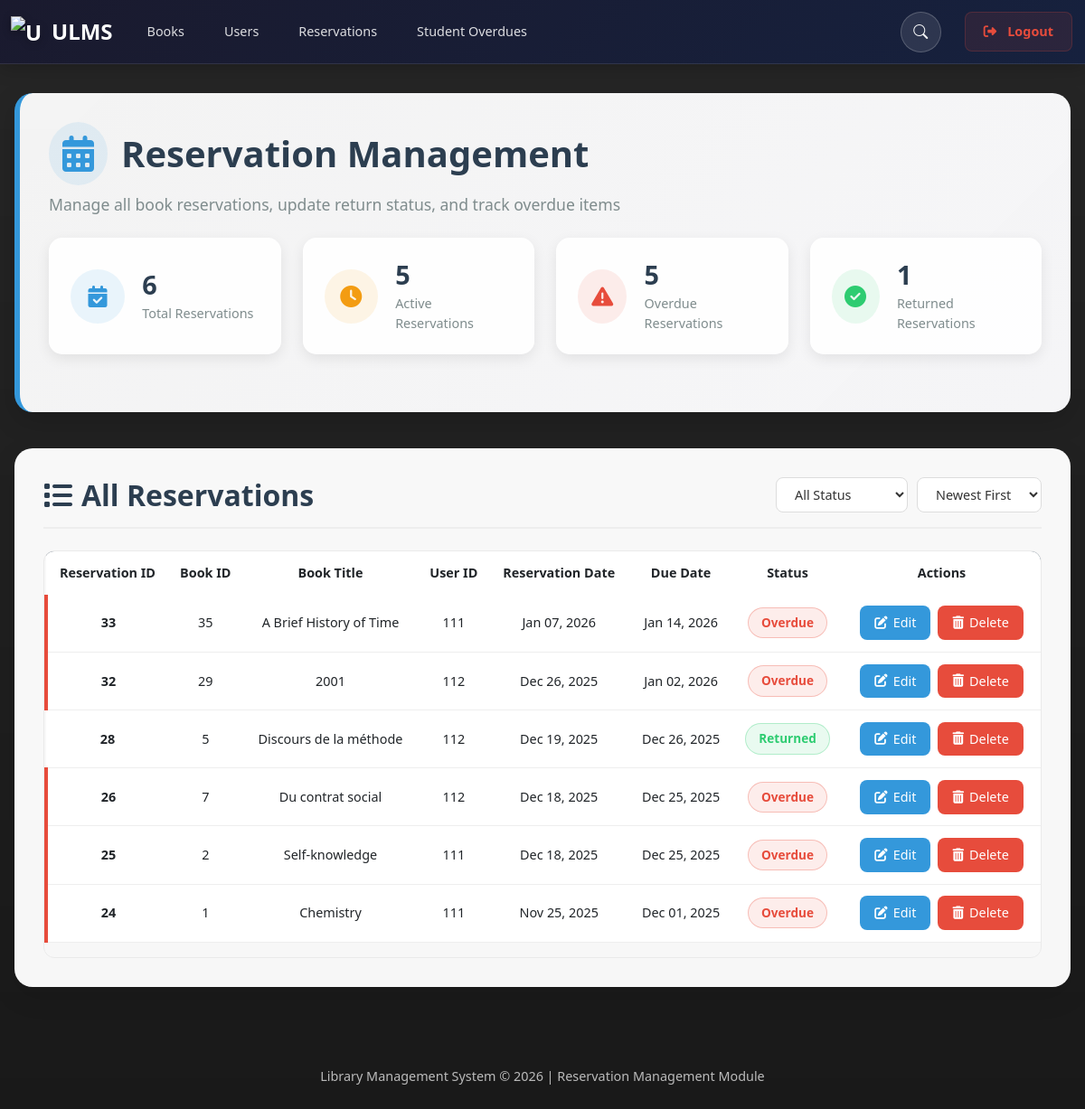
/pages/reservations_admin.php (signed in), run on the app's committed database.
### tables this page shows
CREATE TABLE `reservations` (
  `reservation_id` int(11) NOT NULL,
  `book_id` int(11) NOT NULL,
  `user_id` int(11) NOT NULL,
  `reservation_date` date NOT NULL,
  `due_date` date NOT NULL,
  `returned` enum('Yes','No') DEFAULT 'No'
);

CREATE TABLE `books` (
  `book_id` int(11) NOT NULL,
  `title` varchar(200) NOT NULL,
  `author` varchar(200) NOT NULL,
  `genre` varchar(100) DEFAULT NULL,
  `isbn` varchar(20) DEFAULT NULL,
  `thumbnail` varchar(255) DEFAULT NULL,
  `source` enum('api','manual') NOT NULL,
  `reserved` enum('Yes','No') DEFAULT 'No',
  `reserved_by` int(11) DEFAULT NULL
);

### pages/reservations_admin.php (the view, shortened to what this page needs)
<?php
include '../includes/db_connection.php';
$total_reservations_query = "SELECT COUNT(*) as total FROM reservations";
$active_reservations_query = "SELECT COUNT(*) as active FROM reservations WHERE returned = 'No'";
$overdue_reservations_query = "SELECT COUNT(*) as overdue FROM reservations WHERE returned = 'No' AND due_date < CURDATE()";
$returned_reservations_query = "SELECT COUNT(*) as returned FROM reservations WHERE returned = 'Yes'";
$total_reservations = mysqli_fetch_assoc(mysqli_query($conn, $total_reservations_query))['total'] ?? 0;
$active_reservations = mysqli_fetch_assoc(mysqli_query($conn, $active_reservations_query))['active'] ?? 0;
$overdue_reservations = mysqli_fetch_assoc(mysqli_query($conn, $overdue_reservations_query))['overdue'] ?? 0;
$returned_reservations = mysqli_fetch_assoc(mysqli_query($conn, $returned_reservations_query))['returned'] ?? 0;
?>
<!DOCTYPE html>
<html lang="en">
<head>
    <link href="https://cdn.jsdelivr.net/npm/bootstrap@5.3.2/dist/css/bootstrap.min.css" rel="stylesheet">
    <link rel="stylesheet" href="https://cdnjs.cloudflare.com/ajax/libs/font-awesome/6.4.2/css/all.min.css">
</head>
<body>
<?php include '_navbar.php'; ?>
<div class="reservations-container">
    <div class="header-section">
        <h1><i class="fas fa-calendar-alt"></i> Reservation Management</h1>
        <p class="subtitle">Manage all book reservations, update return status, and track overdue items</p>
        <div class="stats-cards">
            <div class="stat-card" onclick="filterReservations('all')">
                <div class="stat-icon total">
                    <i class="fas fa-calendar-check"></i>
                </div>
                <div class="stat-info">
                    <h3 id="total-reservations"><?php echo $total_reservations; ?></h3>
                    <p>Total Reservations</p>
                </div>
            </div>
            <div class="stat-card" onclick="filterReservations('active')">
                <div class="stat-icon active">
                    <i class="fas fa-clock"></i>
                </div>
                <div class="stat-info">
                    <h3 id="active-reservations"><?php echo $active_reservations; ?></h3>
                    <p>Active Reservations</p>
                </div>
            </div>
            <div class="stat-card" onclick="filterReservations('overdue')">
                <div class="stat-icon overdue">
                    <i class="fas fa-exclamation-triangle"></i>
                </div>
                <div class="stat-info">
                    <h3 id="overdue-reservations"><?php echo $overdue_reservations; ?></h3>
                    <p>Overdue Reservations</p>
                </div>
            </div>
            <div class="stat-card" onclick="filterReservations('returned')">
                <div class="stat-icon returned">
                    <i class="fas fa-check-circle"></i>
                </div>
                <div class="stat-info">
                    <h3 id="returned-reservations"><?php echo $returned_reservations; ?></h3>
                    <p>Returned Reservations</p>
                </div>
            </div>
        </div>
    </div>
    <div class="reservations-table-container">
        <div class="table-header">
            <h2><i class="fas fa-list"></i> All Reservations</h2>
            <div class="filter-section">
                <select id="statusFilter" class="filter-select">
                    <option value="all">All Status</option>
                </select>
                <select id="sortFilter" class="filter-select">
                    <option value="newest">Newest First</option>
                </select>
            </div>
        </div>
        <?php
        $query = "SELECT r.reservation_id, r.book_id, b.title AS book_title, r.user_id,
                         r.reservation_date, r.due_date, r.returned
                  FROM reservations r
                  JOIN books b ON r.book_id = b.book_id
                  ORDER BY r.reservation_id DESC";
        $result = mysqli_query($conn, $query);
        if (mysqli_num_rows($result) > 0) {
            echo '
            <div class="table-responsive">
                <table class="table table-hover" id="reservationsTable">
                    <thead>
                        <tr>
                            <th>Reservation ID</th>
                            <th>Book ID</th>
                            <th>Book Title</th>
                            <th>User ID</th>
                            <th>Reservation Date</th>
                            <th>Due Date</th>
                            <th>Status</th>
                            <th>Actions</th>
                        </tr>
                    </thead>
                    <tbody>';
            while ($row = mysqli_fetch_assoc($result)) {
                $reservation_id = $row['reservation_id'];
                $isOverdue = strtotime($row['due_date']) < time() && $row['returned'] === 'No';
                $status = $row['returned'];
                $statusDisplay = '';
                if ($isOverdue) {
                    $statusDisplay = '<span class="status-badge status-overdue">Overdue</span>';
                } elseif ($status === 'Yes') {
                    $statusDisplay = '<span class="status-badge status-returned">Returned</span>';
                } else {
                    $statusDisplay = '<span class="status-badge status-not-returned">Not Returned</span>';
                }
                $rowClass = $isOverdue ? 'overdue-row' : '';
                echo '<tr class="' . $rowClass . '"
                         data-status="' . ($isOverdue ? 'overdue' : $status) . '"
                         data-due-date="' . $row['due_date'] . '"
                         data-reservation-date="' . $row['reservation_date'] . '">
                    <form method="POST" action="">
                        <td><strong>' . $reservation_id . '</strong></td>
                        <td>' . $row['book_id'] . '</td>
                        <td class="book-title" title="' . htmlspecialchars($row['book_title']) . '">' . htmlspecialchars($row['book_title']) . '</td>
                        <td>' . $row['user_id'] . '</td>
                        <td>' . date('M d, Y', strtotime($row['reservation_date'])) . '</td>
                        <td>' . date('M d, Y', strtotime($row['due_date'])) . '</td>
                        <td>
                            ' . $statusDisplay . '
                            <input type="hidden" name="status" value="' . $status . '">
                        </td>
                        <td>
                            <input type="hidden" name="reservation_id" value="' . $reservation_id . '">
                            <div class="action-buttons">
                                        <option value="No" ' . ($status === 'No' ? 'selected' : '') . '>Not Returned</option>
                                        <option value="Yes" ' . ($status === 'Yes' ? 'selected' : '') . '>Returned</option>
                                <button type="button" class="btn-action btn-update edit-btn" onclick="enableEditMode(this)">
                                    <i class="fas fa-edit"></i> Edit
                                </button>
                                <div class="update-buttons" style="display: none;">
                                </div>';
                if ($_SESSION['role'] === 'admin') {
                    echo '<button type="submit" class="btn-action btn-delete" name="delete_reservation"
                                   onclick="return confirmDelete()">
                                    <i class="fas fa-trash-alt"></i> Delete
                                </button>';
                }
                echo '</div>
                        </td>
                    </form>
                </tr>';
            }
            echo '</tbody>
                </table>
            </div>';
        }
        ?>
    </div>
</div>
<div class="footer">
    <p>Library Management System &copy; <?php echo date('Y'); ?> | Reservation Management Module</p>
</div>
</body>
</html>

### data on the page
reservations: reservation_id "33", book "35", book.title "A Brief History of Time", user "111", reservation_date "Jan 07, 2026", due_date "Jan 14, 2026", returned "Overdue"
reservations: reservation_id "32", book "29", book.title "2001", user "112", reservation_date "Dec 26, 2025", due_date "Jan 02, 2026", returned "Overdue"
reservations: reservation_id "28", book "5", book.title "Discours de la méthode", user "112", reservation_date "Dec 19, 2025", due_date "Dec 26, 2025", returned "Returned"
reservations: reservation_id "26", book "7", book.title "Du contrat social", user "112", reservation_date "Dec 18, 2025", due_date "Dec 25, 2025", returned "Overdue"
reservations: reservation_id "25", book "2", book.title "Self-knowledge", user "111", reservation_date "Dec 18, 2025", due_date "Dec 25, 2025", returned "Overdue"
reservations: reservation_id "24", book "1", book.title "Chemistry", user "111", reservation_date "Nov 25, 2025", due_date "Dec 01, 2025", returned "Overdue"

### other printed values
$total_reservations "6"
$active_reservations "5"
$overdue_reservations "5"
$returned_reservations "1"
